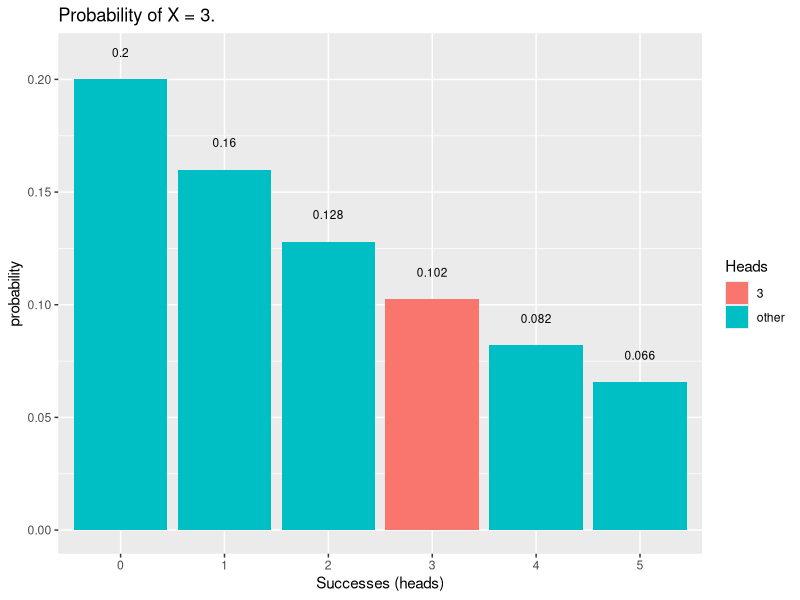

Write R code to recreate this figure.
# 1a.
x <- 3
p <- 0.2  #peluang hadir
dgeom(x-1, p, log = FALSE)

# 1b.
mean(rgeom(10000,p)==3)

# 1c.
summary(dgeom(x-1, p, log = FALSE))
summary(mean(rgeom(10000,p)==3))

# 1d.

library(dplyr)
library(ggplot2)

data.frame(heads = 0:5, prob = dgeom(0:5, p)) %>%
  mutate(Heads = ifelse(heads == 3, "3", "other")) %>%
  ggplot(aes(x = factor(heads), y=prob, fill = Heads)) +
  geom_col() +
  geom_text(
    aes(label = round(prob, 3), y=prob+0.01),
    position = position_dodge(0.9),
    size = 3,
    vjust = 0
  ) +
  labs(title = "Probability of X = 3.",
       x = "Successes (heads)",
       y = "probability")

# 1e.
rataan <- 1/p
rataan
varians <- (1-p)/p^2
varians